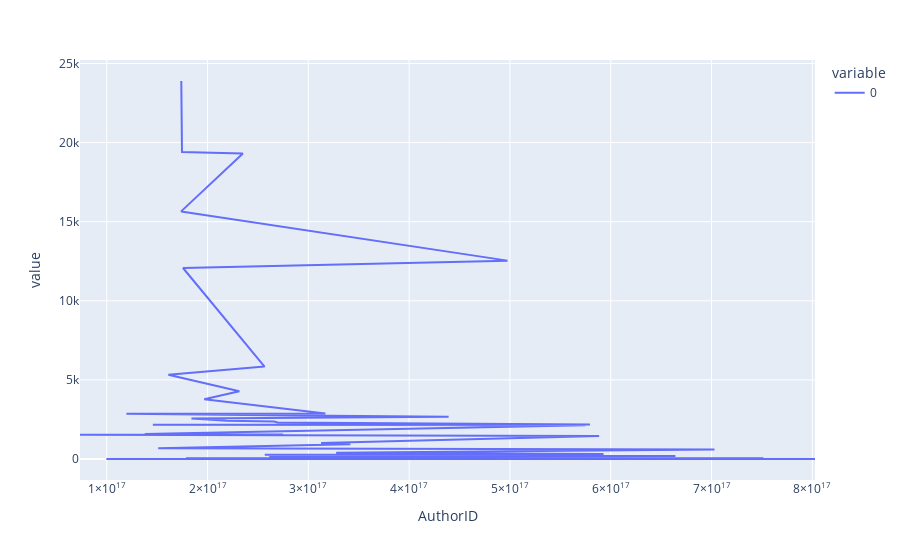

The code cell stored with this chart in its notebook:
### Code cell
fig = everything.value_counts(subset='AuthorID').plot()
fig.show()

### Figure 1 — Plotly figure (JSON) as saved in the notebook; plotly's stock layout.template omitted (floating-point values rounded to 4 significant figures; data arrays with more than 128 entries replaced by an {"elided": "..."} marker saying what was removed)
{"data": [{"hovertemplate": "variable=0<br>AuthorID=%{x}<br>value=%{y}<extra></extra>", "legendgroup": "0", "line": {"color": "#636efa", "dash": "solid"}, "mode": "lines", "name": "0", "orientation": "v", "showlegend": true, "type": "scatter", "x": {"elided": "189 int values"}, "xaxis": "x", "y": {"elided": "189 int values"}, "yaxis": "y"}], "layout": {"legend": {"title": {"text": "variable"}, "tracegroupgap": 0}, "margin": {"t": 60}, "xaxis": {"anchor": "y", "domain": [0, 1], "title": {"text": "AuthorID"}}, "yaxis": {"anchor": "x", "domain": [0, 1], "title": {"text": "value"}}}}
